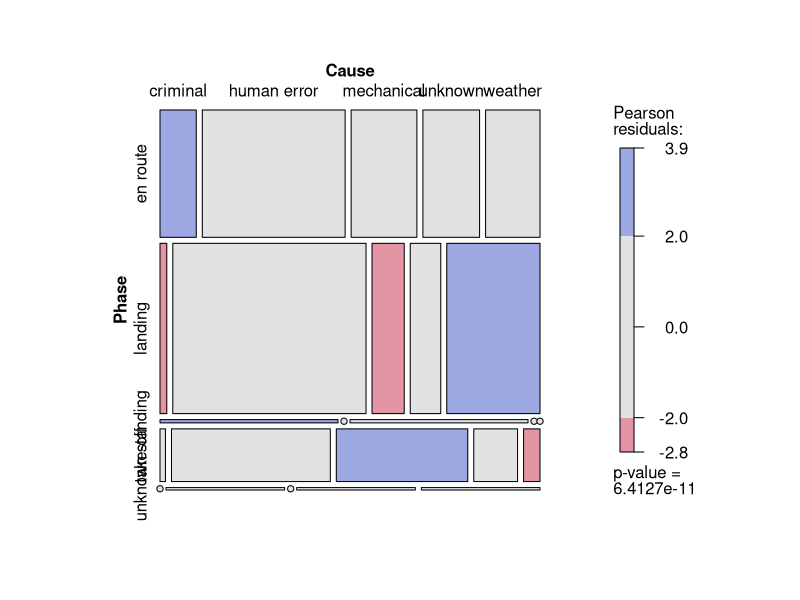
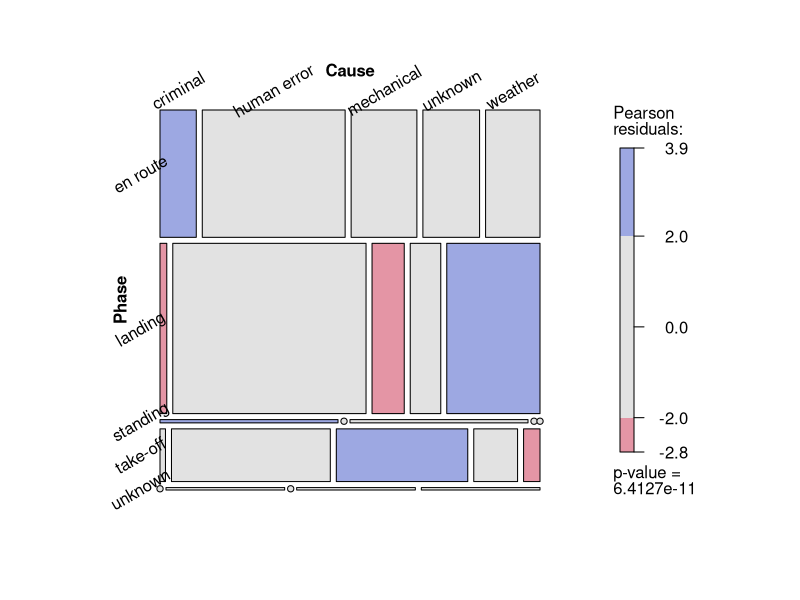
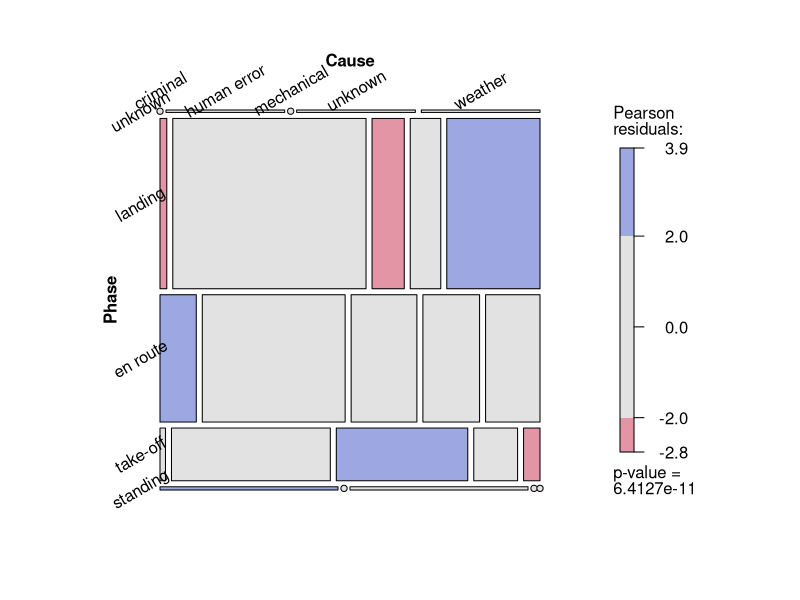
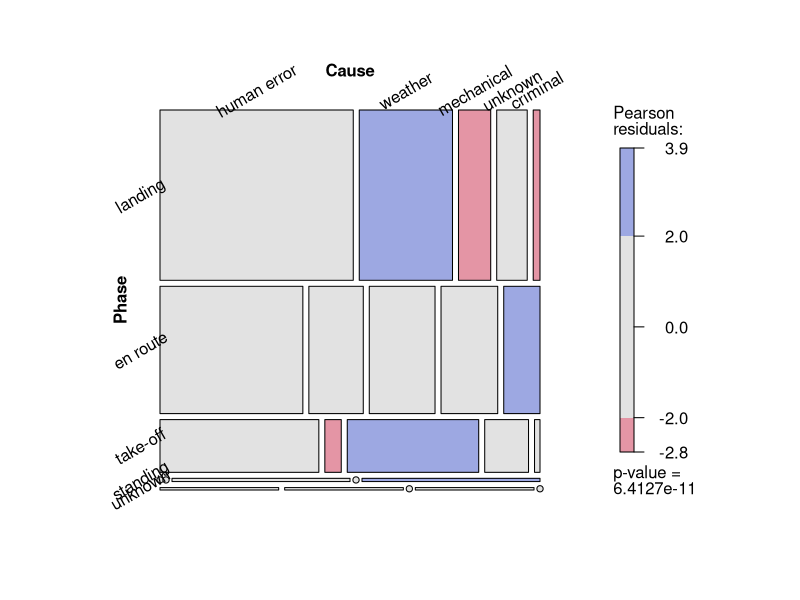
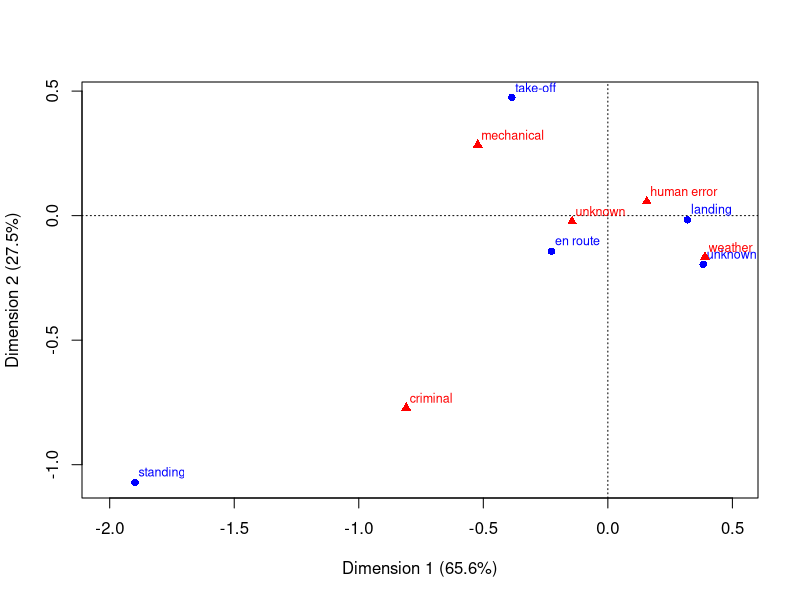

R code for these plots, in order:
library(vcdExtra)


### Name: AirCrash
### Title: Air Crash Data
### Aliases: AirCrash
### Keywords: datasets

### ** Examples

data(AirCrash)
aircrash.tab <- xtabs(~Phase + Cause, data=AirCrash)
mosaic(aircrash.tab, shade=TRUE)

# fix label overlap
mosaic(aircrash.tab, shade=TRUE, 
       labeling_args=list(rot_labels=c(30, 30, 30, 30)))

# reorder by Phase
phase.ord <- rev(c(3,4,1,2,5))
mosaic(aircrash.tab[phase.ord,], shade=TRUE, 
       labeling_args=list(rot_labels=c(30, 30, 30, 30)), offset_varnames=0.5)

# reorder by frequency
phase.ord <- order(rowSums(aircrash.tab), decreasing=TRUE)
cause.ord <- order(colSums(aircrash.tab), decreasing=TRUE)
mosaic(aircrash.tab[phase.ord,cause.ord], shade=TRUE, 
       labeling_args=list(rot_labels=c(30, 30, 30, 30)))


library(ca)
aircrash.ca <- ca(aircrash.tab)
plot(aircrash.ca)
